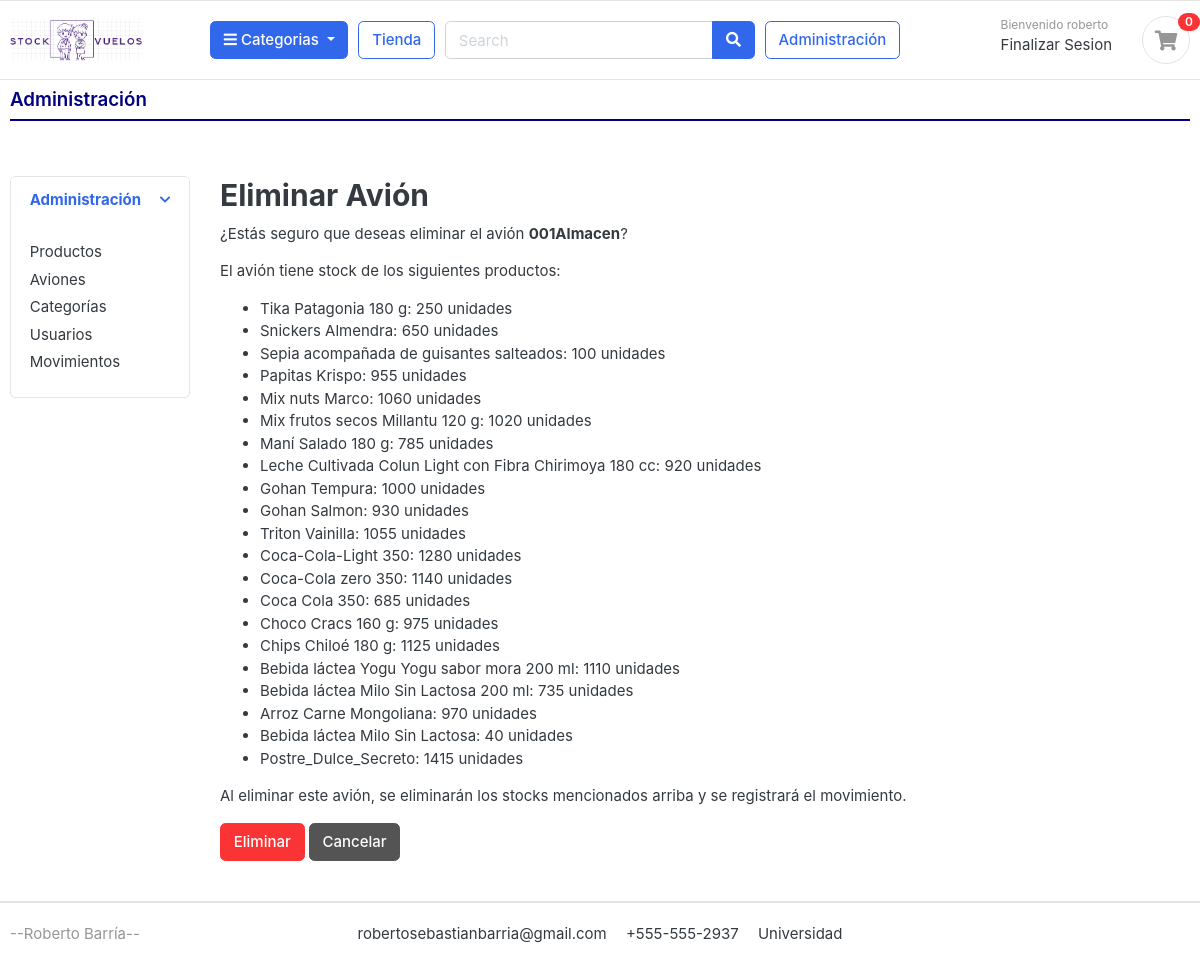
The page /administracion/aviones/1/eliminar/ (signed in) on the database its author committed.
### cuentas/models.py (models this page shows, shortened)
class Cuenta(AbstractBaseUser):
    Nombre = models.CharField(max_length=50)
    Apellido = models.CharField(max_length=50)
    username = models.CharField(max_length=50, unique=True)
    email = models.EmailField(max_length=100, unique=True)
    phone_number = models.CharField(max_length=50)
    avion = models.ForeignKey('aviones.Avion', on_delete=models.SET_NULL, null=True, blank=True)
    es_administrador = models.BooleanField(default=False)
    es_tripulante = models.BooleanField(default=False)
    date_joined = models.DateTimeField(auto_now_add=True)
    last_login = models.DateTimeField(auto_now_add=True)
    is_admin = models.BooleanField(default=False)
    is_staff = models.BooleanField(default=False)
    is_active = models.BooleanField(default=False)
    is_superadmin = models.BooleanField(default=False)
    USERNAME_FIELD = 'email'
    REQUIRED_FIELDS = ['username', 'Nombre', 'Apellido']
    objects = MyAccountManager()

### aviones/models.py (models this page shows, shortened)
class Avion(models.Model):
    nombre = models.CharField(max_length=100)
    descripcion = models.CharField(max_length=255, blank=True)

### tienda/models.py (models this page shows, shortened)
class StockAvion(models.Model):
    producto = models.ForeignKey(Producto, on_delete=models.CASCADE)
    avion = models.ForeignKey(Avion, on_delete=models.CASCADE)
    cantidad_disponible = models.IntegerField(default=0)
    cantidad_Minima = models.IntegerField(default=5)
    class Meta:
        unique_together = ('producto', 'avion')

class Producto(models.Model):
    nombre_producto = models.CharField(max_length=200, unique=True)
    slug = models.CharField(max_length=200, unique=True)
    descripcion = models.TextField(max_length=500, blank=True)
    precio = models.IntegerField()
    imagen = models.ImageField(upload_to='photos/productos')
    is_available = models.BooleanField(default=True)
    categoria = models.ForeignKey(Categoria, on_delete=models.CASCADE)
    fecha_creacion = models.DateTimeField(auto_now_add=True)
    fecha_modificacion = models.DateTimeField(auto_now=True)

### administracion/views.py (the view, shortened to what this page needs)
# urls.py: path('aviones/<int:pk>/eliminar/', views.eliminar_avion, name='eliminar_avion'),
@login_required
def eliminar_avion(request, pk):
    avion = get_object_or_404(Avion, pk=pk)
    stocks = StockAvion.objects.filter(avion=avion)
    return render(request, 'administracion/confirmar_eliminar_avion.html', {'avion': avion, 'stocks': stocks})

### categorias/models.py (called while the page is built)
    def get_url(self):
        return reverse('productos_por_categoria', args=[self.slug])

### tienda/context_processors.py (called while the page is built)
def cantidad_productos_en_orden(request):
    if request.user.is_authenticated:
        avion_id = request.session.get('avion_id')
        orden = Orden.objects.filter(usuario=request.user, avion_id=avion_id, completada=False).first()
        if orden:
            orden_productos = OrdenProducto.objects.filter(orden=orden).count()
        else:
            orden_productos = 0
    else:
        orden_productos = 0
    return {'orden_productos': orden_productos}

def categorias_context(request):
    return {
        'categorias': Categoria.objects.all()
    }

### templates/administracion/confirmar_eliminar_avion.html (shortened to what this page needs)
{% extends 'administracion/administracion.html' %}
{% block main_content %}
<section class="section-content padding-x">
    <div class="container">
        <div class="row">
            <div class="col-md-12">
                <h2>Eliminar Avión</h2>
                <p>¿Estás seguro que deseas eliminar el avión <strong>{{ avion.nombre }}</strong>?</p>
                {% if stocks %}
                <p>El avión tiene stock de los siguientes productos:</p>
                <ul>
                    {% for stock in stocks %}
                    <li>{{ stock.producto.nombre_producto }}: {{ stock.cantidad_disponible }} unidades</li>
                    {% endfor %}
                </ul>
                <p>Al eliminar este avión, se eliminarán los stocks mencionados arriba y se registrará el movimiento.</p>
                {% else %}
                <p>El avión no tiene stock asociado.</p>
                {% endif %}
                <form method="post">
                    <button type="submit" class="btn btn-danger">Eliminar</button>
                    <a href="{% url 'lista_aviones' %}" class="btn btn-secondary">Cancelar</a>
                </form>
            </div>
        </div>
    </div>
</section>
{% endblock %}

### templates/includes/navbar.html (shortened to what this page needs)
{% load static %}
<header class="section-header">
    <section class="header-main border-bottom">
        <div class="container">
            <div class="row align-items-center">
                <div class="col-lg-2 col-md-3 col-6">
                    <a href="{% url 'tienda' %}" class="brand-wrap">
                        <img class="logo" src="{% static 'images/logo05.png' %}">
                    </a>
                </div>
                {% if user.id is not None %}
                <div class="col-lg col-sm col-md col-6 flex-grow-0">
                    <div class="category-wrap dropdown d-inline-block float-right">
                        <button type="button" class="btn btn-primary dropdown-toggle" data-toggle="dropdown">
                            <i class="fa fa-bars"></i> Categorias
                        </button>
                    </div>
                </div>
                {% endif %}
                {% if user.id is not None %}
                <a href="{% url 'tienda' %}" class="btn btn-outline-primary">Tienda</a>
                {% endif %}
                <div class="col-lg col-md-6 col-sm-12 col">
                    {% if user.id is not None %}
                    <form action="#" class="search">
                        <div class="input-group w-100">
                            <input type="text" class="form-control" style="width:60%;" placeholder="Search">
                            <div class="input-group-append">
                                <button class="btn btn-primary" type="submit">
                                    <i class="fa fa-search"></i>
                                </button>
                            </div>
                        </div>
                    </form>
                    {% endif %}
                </div>
                {% if user.is_admin %}
                    <div>
                    <a href="{% url 'administracion' %}" class="btn btn-outline-primary">Administración</a>
                    </div>
                {% endif %}
                <div class="col-lg-3 col-sm-6 col-8 order-2 order-lg-3">
                    <div class="d-flex justify-content-end mb-3 mb-lg-0">
                        {% if user.id is None %}
                            <div class="widget-header">
                                <small class="title text-muted">Bienvenido </small>
                                <div>
                                    <a href="{% url 'login' %}">Login</a> <span class="dark-transp"> | </span>
                                </div>
                            </div>
                        {% else %}
                            <div class="widget-header">
                                <small class="title text-muted">Bienvenido {{user.Nombre}} </small>
                                <div>
                                    <a href="{% url 'logout' %}">Finalizar Sesion</a>
                                </div>
                            </div>
                        {% endif %}
                        {% if user.id is not None %}
                        <a href="{% url 'listar_ordenes' %}" class="widget-header pl-3 ml-3">
                            <div class="icon icon-sm rounded-circle border">
                                <i class="fa fa-shopping-cart"></i>
                            </div>
                            <span class="badge badge-pill badge-danger notify">{{ orden_productos }}</span>
                        </a>
                        {% endif %}
                    </div>
                </div>
            </div>
        </div>
    </section>
</header>

### static/css/ui.css (style rules this page uses)
html { font-family: "Inter", sans-serif; font-size: 15px; }
.icon-xs, .icon-sm, .icon-md, .icon-lg { display: inline-block; text-align: center; flex-shrink: 0; flex-grow: 0; }
.icon-sm { width: 48px; height: 48px; line-height: 48px !important; font-size: 20px; }
.header-main { position: relative; padding-top: 1rem; padding-bottom: 1rem; }
.brand-wrap .logo, .navbar-brand .logo { margin-right: 7px; max-height: 42px; display: inline-block; }
.widget-header { display: inline-block; vertical-align: middle; position: relative; }
.widget-header a { color: #343a40; }
.widget-header i { color: #969696; }
.widget-header .title { display: block; }
.widget-header .notify { position: absolute; top: -3px; right: -10px; }
.notify { position: absolute; top: -4px; right: -10px; display: inline-block; padding: 0.25em 0.6em; font-size: 12px; line-height: 1; text-align: center; border-radius: 3rem; color: #fff; background-color: #fa3434; }

### rows shown on the page
Cuenta: Nombre "roberto"
Avion: nombre "001Almacen"
StockAvion: producto.nombre_producto "Tika Patagonia 180 g", cantidad_disponible "250"
StockAvion: producto.nombre_producto "Snickers Almendra", cantidad_disponible "650"
StockAvion: producto.nombre_producto "Sepia acompañada de guisantes salteados", cantidad_disponible "100"
StockAvion: producto.nombre_producto "Papitas Krispo", cantidad_disponible "955"
StockAvion: producto.nombre_producto "Mix nuts Marco", cantidad_disponible "1060"
StockAvion: producto.nombre_producto "Mix frutos secos Millantu 120 g", cantidad_disponible "1020"
StockAvion: producto.nombre_producto "Maní Salado 180 g", cantidad_disponible "785"
StockAvion: producto.nombre_producto "Leche Cultivada Colun Light con Fibra Chirimoya 180 cc", cantidad_disponible "920"
StockAvion: producto.nombre_producto "Gohan Tempura", cantidad_disponible "1000"
StockAvion: producto.nombre_producto "Gohan Salmon", cantidad_disponible "930"
StockAvion: producto.nombre_producto "Triton Vainilla", cantidad_disponible "1055"
StockAvion: producto.nombre_producto "Coca-Cola-Light 350", cantidad_disponible "1280"
StockAvion: producto.nombre_producto "Coca-Cola zero 350", cantidad_disponible "1140"
StockAvion: producto.nombre_producto "Coca Cola 350", cantidad_disponible "685"
StockAvion: producto.nombre_producto "Choco Cracs 160 g", cantidad_disponible "975"
StockAvion: producto.nombre_producto "Chips Chiloé 180 g", cantidad_disponible "1125"
StockAvion: producto.nombre_producto "Bebida láctea Yogu Yogu sabor mora 200 ml", cantidad_disponible "1110"
StockAvion: producto.nombre_producto "Bebida láctea Milo Sin Lactosa 200 ml", cantidad_disponible "735"
StockAvion: producto.nombre_producto "Arroz Carne Mongoliana", cantidad_disponible "970"
StockAvion: producto.nombre_producto "Bebida láctea Milo Sin Lactosa", cantidad_disponible "40"
StockAvion: producto.nombre_producto "Postre_Dulce_Secreto", cantidad_disponible "1415"

### other values the page prints
{{ orden_productos }} "0"
